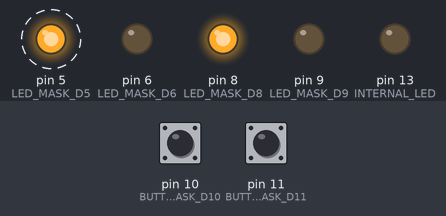
Bench run of a program on a simulated Arduino Uno, built with avr-gcc and run on an emulated ATmega328P. Parts: output pins drawn as LEDs (lit = HIGH). Dashed ring = blinking. Inputs (shaded band) come from the test bench; at power-on: pin 10 (BUTTON_MASK_D10) HIGH, pin 11 (BUTTON_MASK_D11) HIGH.

Above: at 1.2 s.
1.3 s: pin 10 (BUTTON_MASK_D10) pulled LOW for 1 s
At 2.37 s:
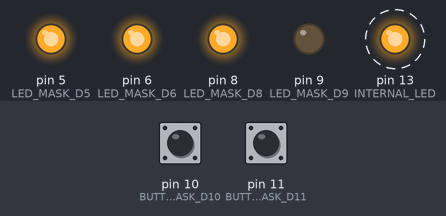
4.3 s: pin 11 (BUTTON_MASK_D11) pulled LOW for 1 s
At 5.75 s:
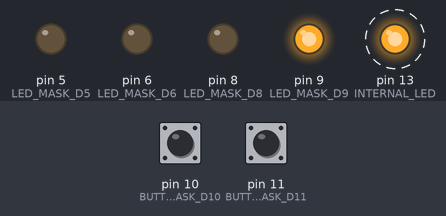
8.3 s: pin 10 (BUTTON_MASK_D10) pulled LOW for 0.15 s
At 8.75 s:
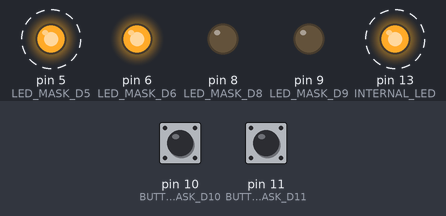
At 10.75 s:
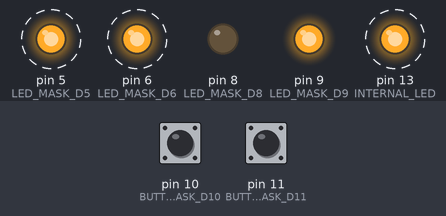
11.4 s: pin 11 (BUTTON_MASK_D11) pulled LOW for 3.2 s
17.6 s: pin 10 (BUTTON_MASK_D10) pulled LOW for 3.2 s
22.3 s: pin 11 (BUTTON_MASK_D11) pulled LOW for 0.15 s
Timing chart, 0 to 26.4 s (numbered marks = the images above; inputs shaded):
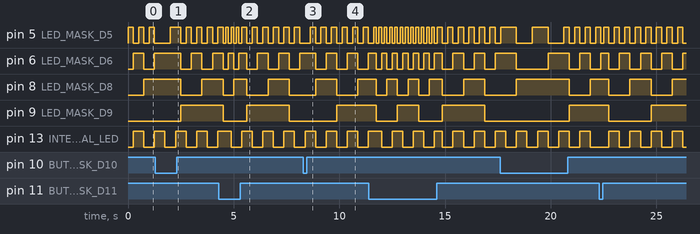

Measured:
- after the input at 8.3 s, pin 9 (LED_MASK_D9): LOW → HIGH after 1.6 s instead of 1.3 s

The program:

main.cpp
```cpp
#include <Arduino.h>

// Debounce parameters
#define DEBOUNCE_TIME 0.3
#define SAMPLE_FREQUENCY 10
#define MAXIMUM (DEBOUNCE_TIME * SAMPLE_FREQUENCY)

// Button and LED pin masks
#define LED_MASK_D8 (1 << PB0)
#define LED_MASK_D9 (1 << PB1)
#define BUTTON_MASK_D10 (1 << PB2)
#define BUTTON_MASK_D11 (1 << PB3)
#define LED_MASK_D5 (1 << PD5)
#define LED_MASK_D6 (1 << PD6)
#define INTERNAL_LED (1 << PB5)

// Debouncer variables for button D10
unsigned int integratorD10 = 0;
unsigned int outputD10 = 0;

// Debouncer variables for button D11
unsigned int integratorD11 = 0;
unsigned int outputD11 = 0;

// Button states
volatile bool rawButtonD10 = false;
volatile bool rawButtonD11 = false;

// Counter variable for binary counter
uint8_t counter = 0;
uint8_t slowDownCounter = 0;

// Counter for internal LED
int ledCounter = 0;

void debounceButton(volatile bool &input, unsigned int &integrator, unsigned int &output);

void setup()
{
  Serial.begin(9600);

  // Set the button pins as input and enable the pull-up resistors
  DDRB |= LED_MASK_D8 | LED_MASK_D9 | INTERNAL_LED;
  DDRB &= ~BUTTON_MASK_D10 & ~BUTTON_MASK_D11;
  PORTB |= BUTTON_MASK_D10 | BUTTON_MASK_D11;

  // Set the LED pins as output
  DDRD |= LED_MASK_D5 | LED_MASK_D6;

  // Enable pin change interrupts for pin group 1
  PCICR |= (1 << PCIE0);

  // Enable pin change interrupts for pins PB2 and PB3
  PCMSK0 |= (1 << PCINT2) | (1 << PCINT3);

  TCCR1A = 0; // set entire TCCR1A register to 0
  TCCR1B = 0; // same for TCCR1B
  // Set CTC mode (Clear Timer on Compare Match)
  TCCR1B |= (1 << WGM12);

  // Set compare match register for 4Hz increments
  // OCR1A = [16,000,000 / (prescaler * desired frequency)] - 1 (must be <65536)
  OCR1A = 62499; // (16000000 / (64 * 4Hz)) - 1

  // Set CS11 and CS10 bits for 64 prescaler
  TCCR1B |= (1 << CS11) | (1 << CS10);

  // Enable timer compare interrupt
  TIMSK1 |= (1 << OCIE1A);

  // Enable global interrupts
  sei();
}

ISR(PCINT0_vect)
{
  rawButtonD10 = !(PINB & BUTTON_MASK_D10);
  rawButtonD11 = !(PINB & BUTTON_MASK_D11);
}

ISR(TIMER1_COMPA_vect)
{
  ledCounter++;
  if (outputD11)
  {
    OCR1A = 31249;
    if (ledCounter == 4)
    {
      PORTB ^= INTERNAL_LED;
      ledCounter = 0;
    }
  }
  else
  {
    OCR1A = 62499;
    if(ledCounter>2){
      ledCounter = ledCounter - 2;
    }
    if (ledCounter == 2)
    {
      PORTB ^= INTERNAL_LED;
      ledCounter = 0;
    }
  }

  PORTD &= ~((1 << PD5) | (1 << PD6));
  PORTB &= ~((1 << PB0) | (1 << PB1));

  if (outputD10)
  {
    if (slowDownCounter >= 2)
    {
      counter++;
      slowDownCounter = 0;
    }
    else
    {
      slowDownCounter++;
    }
  }
  else
  {
    counter++;
  }

  PORTD |= (counter & 0b0011) << PD5;
  PORTB |= (counter & 0b1100) >> 2;

  if (counter == 16)
  {
    counter = 0;
  }
}

void loop()
{
  debounceButton(rawButtonD10, integratorD10, outputD10);
  debounceButton(rawButtonD11, integratorD11, outputD11);
}

void debounceButton(volatile bool &input, unsigned int &integrator, unsigned int &output)
{
  if (input == 0)
  {
    if (integrator > 0)
      integrator--;
  }
  else if (integrator < MAXIMUM)
  {
    integrator++;
  }

  if (integrator == 0)
  {
    output = 0;
  }
  else if (integrator >= MAXIMUM)
  {
    output = 1;
    integrator = MAXIMUM; // Defensive code if integrator got corrupted
  }
}
```
